Frame 1 (no input): blank canvas, image omitted
Frame 60 (the mouse pressed at the canvas centre just before this capture): blank canvas, image omitted
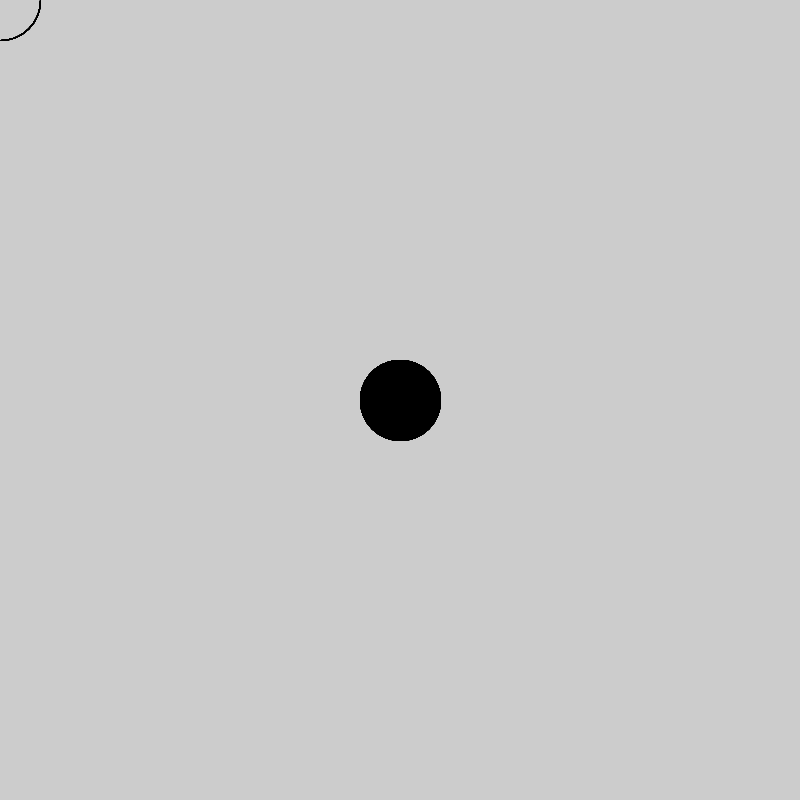
Frame 120 (the mouse held since frame 60 and released just before this capture)

The Processing sketch whose frames 1 and 60 were blank and that drew this single picture after the mouse press (run headless with seeded random() and noise(); from frame 60 on, the mouse is pressed at the canvas centre):

// Processing sketch: processing_31723
// ── processing_31723.pde

void setup() {
    size(800, 800);
    smooth();
}

void draw() {
    if (mousePressed) {
      fill(0);
    } else {
      fill(500);
    }
    ellipse(mouseX, mouseY, 80, 80);
}
